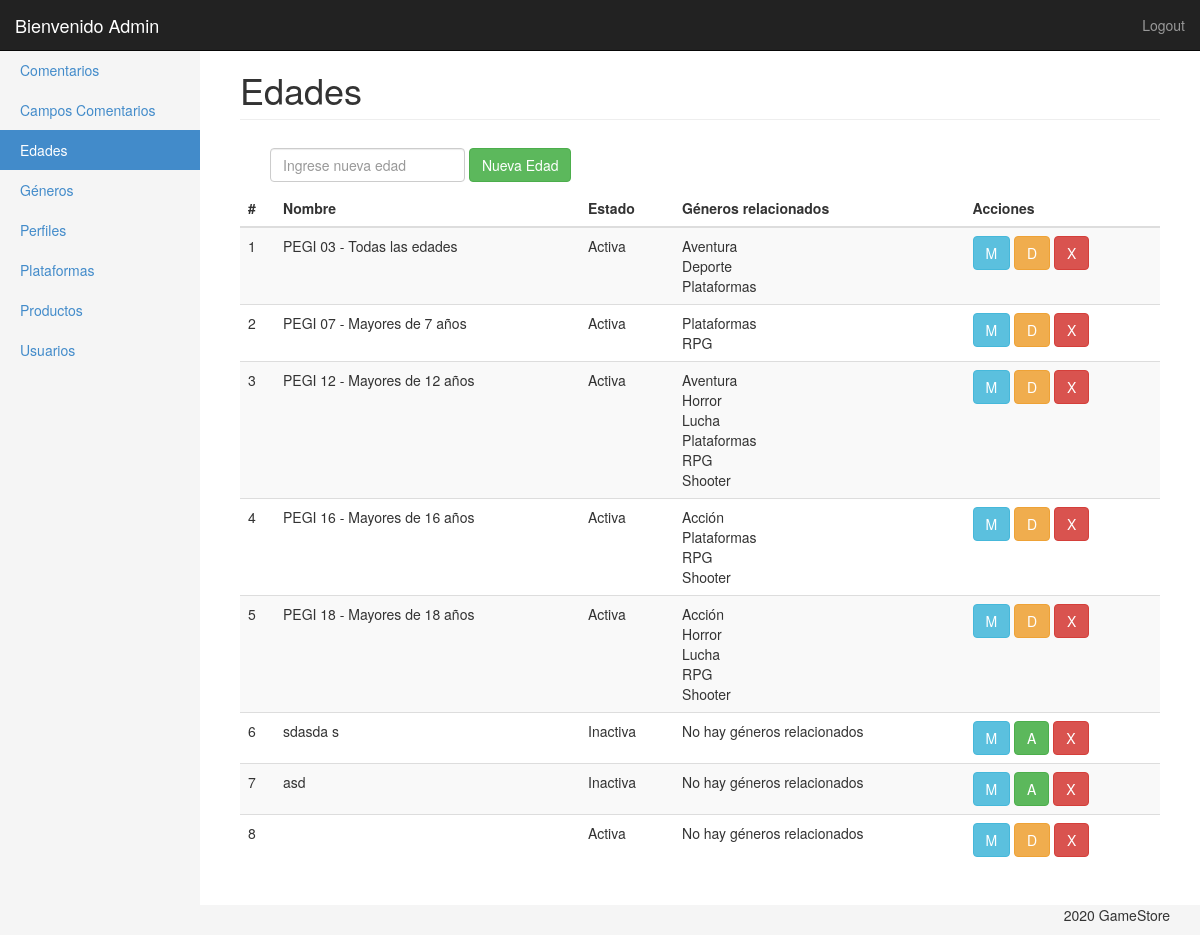
Before: /ProduccionWeb_TP1/panel/edades.php (signed in) with the older database file.
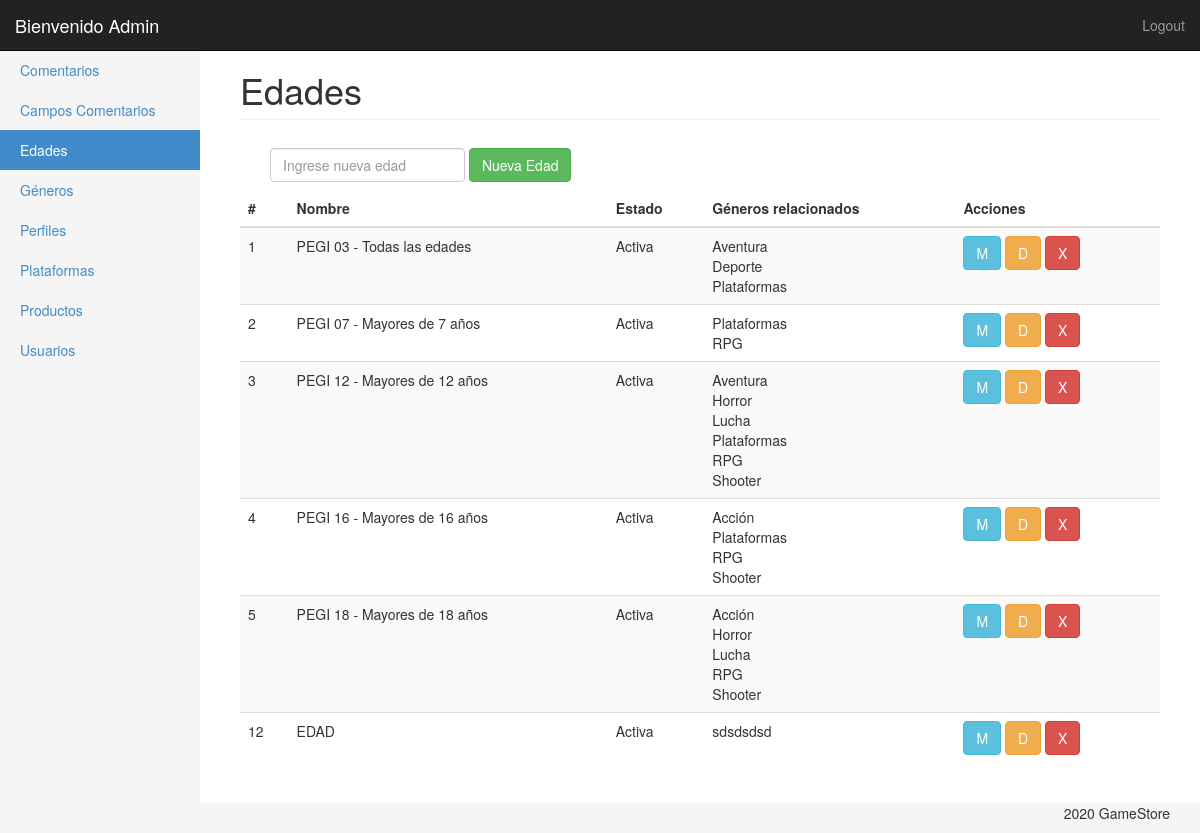
After: the same page with the newer database file.
### tables this page shows
CREATE TABLE `edades` (
  `id` int(11) NOT NULL,
  `nombre` varchar(50) NOT NULL,
  `estado` tinyint(1) NOT NULL DEFAULT 1,
  `enabled` tinyint(1) NOT NULL DEFAULT 1
);

CREATE TABLE `generos` (
  `id` int(11) NOT NULL,
  `nombre` varchar(50) NOT NULL,
  `estado` tinyint(1) NOT NULL DEFAULT 1,
  `enabled` tinyint(1) NOT NULL DEFAULT 1
);

### ProduccionWeb_TP1/panel/clases/edad.php (called while the page is built, shortened)
<?php
Class Edad{
	private $con;
	public function __construct($con){
		$this->con = $con;
	}
	public function getList(){
		$query = "SELECT *
					FROM edades
					WHERE enabled = '1' ";
        return $this->con->query($query);
	}
	public function getCategoria($id){
		$query = "	SELECT generos.nombre
					FROM generos INNER JOIN genero_edades
					ON generos.id = genero_edades.idgen
					INNER JOIN edades
					ON edades.id = genero_edades.idedad
					WHERE edades.id=".$id." AND generos.enabled = 1 AND generos.estado = 1 ";
		return $this->con->query($query);
	}
}

### ProduccionWeb_TP1/panel/edades.php (the view, shortened to what this page needs)
<?php
require('inc/header.php');
?>
<div class="container-fluid">
	<?php $edadMenu = 'Edades';
	$edad = new Edad($con);
	include('inc/side_bar.php');
	?>
	<div class="col-sm-9 col-md-10 main">
		<h1 class="page-header">
			<?php echo $edadMenu ?>
		</h1>
		<div class="container-fluid">
			<?php if (in_array('edad.add', $_SESSION['usuario']['permisos']['cod'])) { ?>
				<form action="edades.php" method="post" class="navbar-form navbar-left">
					<input type="text" class="form-control" id="nombre" name="nombre" placeholder="Ingrese nueva edad" required>
					<button type="submit" class="btn btn-success" name="alta_edades" title="Agregar">Nueva Edad</button></a>
				</form>
			<?php } ?>
		</div>
		<div class="table-responsive">
			<table class="table table-striped">
				<thead>
					<tr>
						<th>#</th>
						<th>Nombre</th>
						<th>Estado</th>
						<th>Géneros relacionados</th>
						<th>Acciones</th>
					</tr>
				</thead>
				<tbody>
					<?php
					foreach ($edad->getList() as $edades) { ?>
						<tr>
						<td><?php echo $edades['id'];?></td>
						<td><?php echo $edades['nombre'];?></td>
						<td><?php if($edades['estado'] == 1){
							echo 'Activa';
						} else {
							echo 'Inactiva';
						} 	?></td>
						<td> <?php
						$haycat = false;
						foreach ($edad->getCategoria($edades['id']) as $cate) {
									$haycat = true;
									echo $cate['nombre'];
									?> <br> <?php
								}
								if(!$haycat){
									echo "No hay géneros relacionados";
								} ?></td>
						<td>
							<?php if (in_array('edad.edit', $_SESSION['usuario']['permisos']['cod'])) { ?>
								<a href="edades_ae.php?edit=<?php echo $edades['id']?>"><button type="button" class="btn btn-info" title="Modificar nombre">M</button></a>
							<?php } ?>
							<?php if (in_array('edad.act', $_SESSION['usuario']['permisos']['cod'])) { ?>
								<?php if($edades['estado'] == 0){ ?>
									<a href="edades.php?modif=<?php echo $edades['estado'] ?>&id=<?php echo $edades['id']?>"><button type="button" class="btn btn-success" title="Activar">A</button></a>
								<?php } else { ?>
									<a href="edades.php?modif=<?php echo $edades['estado'] ?>&id=<?php echo $edades['id']?>"><button type="button" class="btn btn-warning" title="Desactivar">D</button></a>
								<?php } ?>
							<?php } ?>
							<?php if (in_array('edad.del', $_SESSION['usuario']['permisos']['cod'])) { ?>
								<a href="edades.php?del=<?php echo $edades['id'] ?>"><button type="button" class="btn btn-danger" title="Borrar">X</button></a>
							<?php } ?>
						</td>
						</tr>
					<?php } ?>
				</tbody>
			</table>
		</div>
	</div>
</div>
<?php include('inc/footer.php'); ?>

### ProduccionWeb_TP1/panel/inc/header.php (shortened to what this page needs)
<!DOCTYPE html>
<?php session_start();
include('clases/usuarios.php');
include('clases/edad.php');
?>
<html lang="es">
<head>
  <link href="css/bootstrap.min.css" rel="stylesheet">
  <link href="css/styles.css" rel="stylesheet">
</head>
<body>
  <nav class="navbar navbar-inverse navbar-fixed-top" role="navigation">
    <div class="container-fluid">
      <div class="navbar-header">
        <a class="navbar-brand" href="index.php">Bienvenido <?php echo $_SESSION['usuario']['nombre']  ?></a>
      </div>
      <div class="navbar-collapse collapse">
        <ul class="nav navbar-nav navbar-right">
          <li><a href="?logout">Logout</a></li>
        </ul>
      </div>
    </div>
  </nav>

Changed rows visible on the page:
no longer on this page (row edited): edades: id "6", nombre "sdasda s", estado "Inactiva", shows "No hay géneros relacionados"
no longer on this page (row edited): edades: id "7", nombre "asd", estado "Inactiva", shows "No hay géneros relacionados"
no longer on this page (row edited): edades: id "8", estado "Activa", shows "No hay géneros relacionados"
added edades: id "12", nombre "EDAD", estado "Activa"
now on this page (row edited): generos: nombre "sdsdsdsd", shown under "12"
